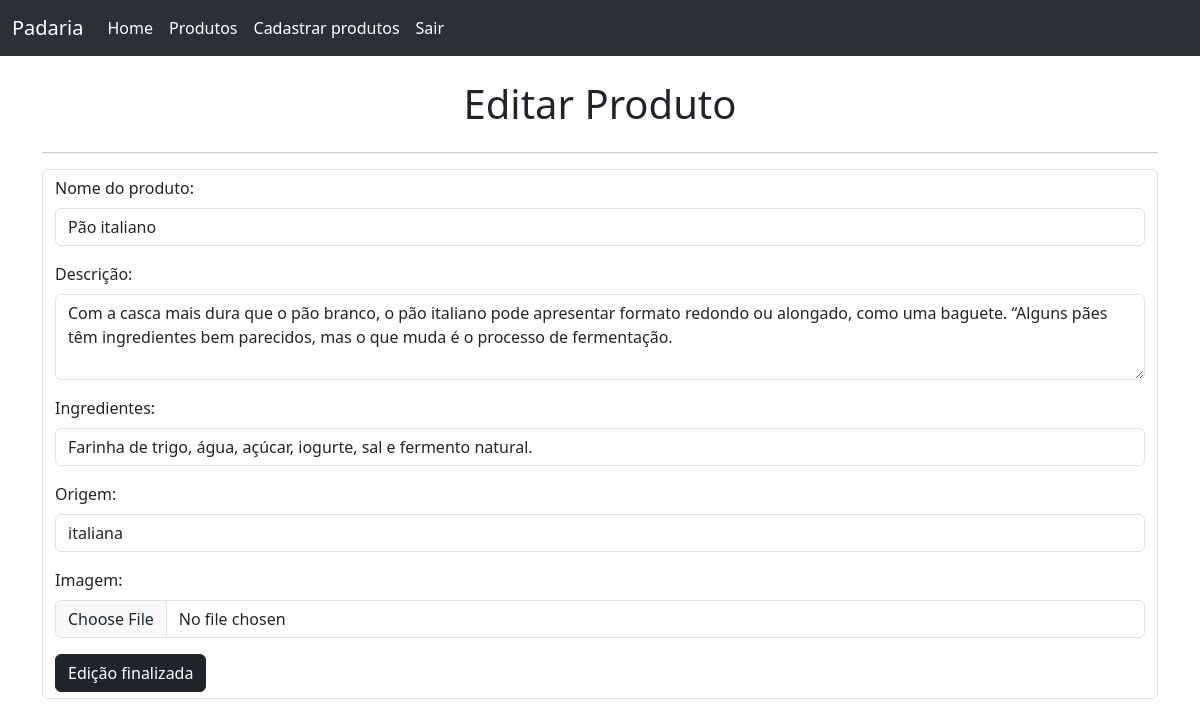
Screenshot of /editar_produtos/5 with the database file from the repository.
### app.py (models this page shows, shortened)
class Product(db.Model):
    __tablename__ = "produto"
    id = db.Column(db.Integer, primary_key=True)
    nome = db.Column(db.String (100), nullable=False)
    descricao = db.Column(db.String(500))
    ingredientes = db.Column(db.String(500))
    origem = db.Column(db.String(500))
    imagem = db.Column(db.String(100))

### app.py (the view)
@app.route("/editar_produtos/<int:id>", methods=["GET", "POST"])
@login_required
def editar_produto(id):
    if request.method == 'POST':
        dados_editados = request.form
        imagem = request.files['imagem']
        produto = produto_editado = db.session.execute(db.select(Product).filter(Product.id == id)).scalar()
        produto.nome = dados_editados["nome"]
        produto.descricao = dados_editados["descricao"]
        produto.ingredientes = dados_editados["ingredientes"]
        produto.origem = dados_editados["origem"]
        if imagem.filename:
            produto.imagem = imagem.filename
        db.session.commit()
        return redirect("/Listar_produtos")
    else:
        produto_editado = db.session.execute(db.select(Product).filter(Product.id == id)).scalar()
        return render_template("editar.html", produto=produto_editado)

### templates/editar.html (shortened to what this page needs)
{% extends 'base.html' %}
{% block main%}
<div class="container">
    <br>
    <div class="d-flex justify-content-center">
        <h1>Editar Produto</h1>
    </div>
    <hr>
    <form action="{{url_for('editar_produto', id=produto.id)}}"
     class="form-control"
     enctype="multipart/form-data"
     method="post">
        <div class="mb-3">
            <label for="nome" class="form-label">Nome do produto:</label>
            <input type="text" class="form-control" name="nome" value="{{produto.nome}}" required>
          </div>
          <div class="mb-3">
            <label for="descricao" class="form-label">Descrição:</label>
            <textarea class="form-control" name="descricao" rows="3">{{produto.descricao}}</textarea>
          </div>
          <div class="mb-3">
            <label for="ingredientes" class="form-label">Ingredientes:</label>
            <input type="text" class="form-control" name="ingredientes" value="{{produto.ingredientes}}">
          </div>
          <div class="mb-3">
            <label for="origem" class="form-label">Origem:</label>
            <input type="text" class="form-control" name="origem" value="{{produto.origem}}">
          </div>
          <div class="mb-3">
            <label for="imagem" class="form-label">Imagem:</label>
            <input type="file" class="form-control" name="imagem">
          </div>
          <input class="btn btn-dark" type="submit" value="Edição finalizada">
    </form>
</div>
<br>
{% endblock %}

### rows the page displays
Product: nome "Pão italiano", descricao "Com a casca mais dura que o pão branco, o pão italiano pode apresentar formato redondo ou alongado, como uma baguete. “Alguns pães têm ingredientes bem parecidos, mas o que muda é o processo de fermentação.", ingredientes "Farinha de trigo, água, açúcar, iogurte, sal e fermento natural.", origem "italiana"
